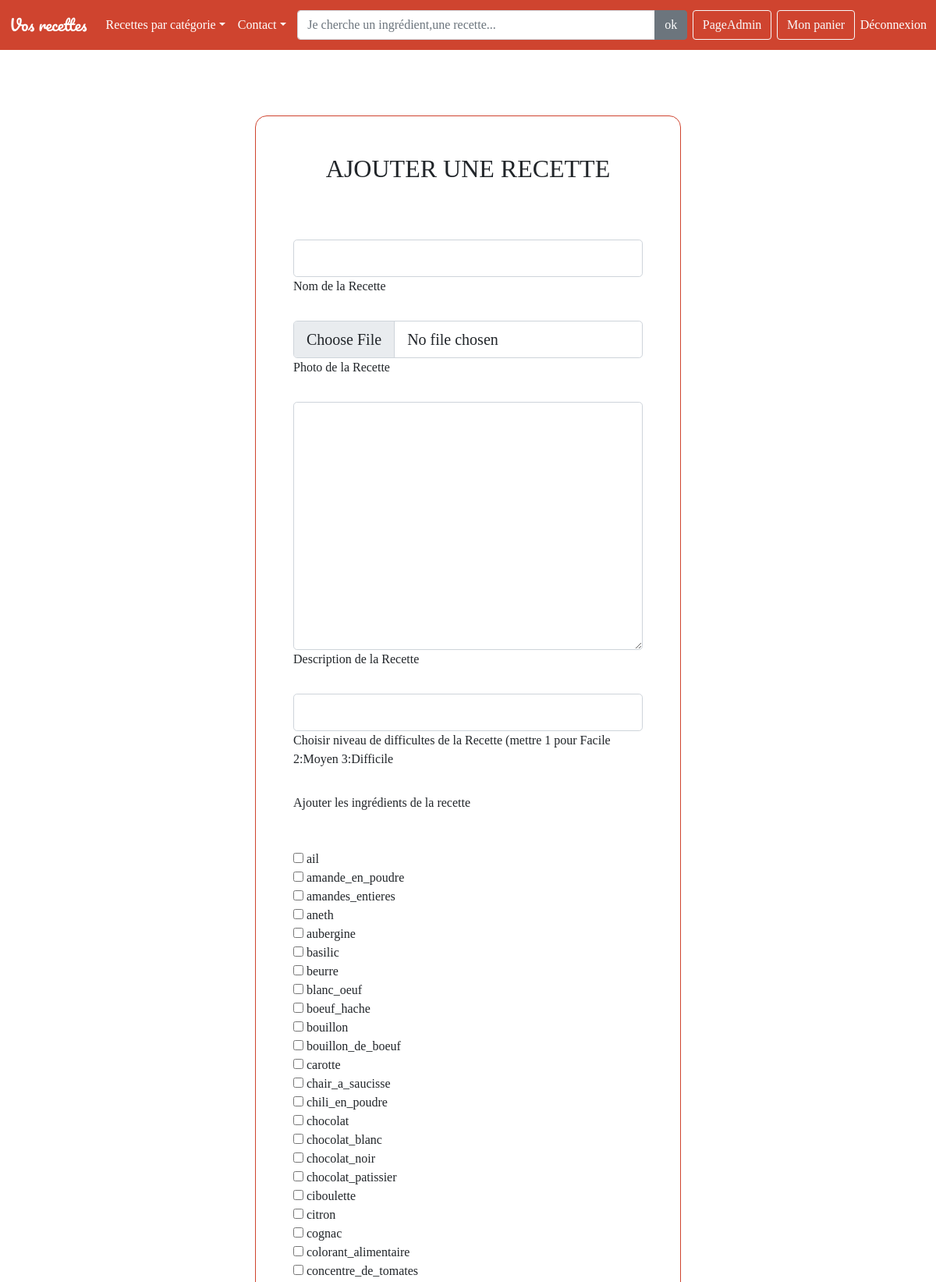
/controllerAdmin/pageAjouterUneRecette (signed in, upper part), run on the app's committed database.
### tables this page shows
CREATE TABLE IF NOT EXISTS `ingredients` (
  `idIngredients` int(11) NOT NULL AUTO_INCREMENT,
  `nomIngredients` varchar(100) NOT NULL,
  PRIMARY KEY (`idIngredients`)
);

### controllers/controllerAdmin.php (called while the page is built, shortened)
<?php
include('models/modeleAdmin.php');
function pageAjouterUneRecette()
{
    include('views/global/espaceAdmin/ajouterUneRecette.php');
}

### models/modeleAdmin.php (called while the page is built, shortened)
<?php
function ModeleAfficherTousLesIngredients()
{
    $bddPDO=connexionBDD();
    $requete='SELECT * FROM ingredients ORDER BY nomIngredients ASC';
    $resultatAfficherTousLesIngredients = $bddPDO->query($requete);
	return $resultatAfficherTousLesIngredients;
}

### views/global/espaceAdmin/ajouterUneRecette.php (the view, shortened to what this page needs)
<?php
include('views/communs/menu.php');
?>
<section  class="vh-100 bg-image">
  <div class="mask d-flex align-items-center h-100 gradient-custom-3">
    <div class="container h-100">
      <div class="row d-flex justify-content-center align-items-center h-100">
        <div class="col-12 col-md-9 col-lg-7 col-xl-6">
          <div class="card" style="border-radius: 15px;">
            <div class="card-body p-5">
              <h2 class="text-uppercase text-center mb-5">Ajouter une Recette</h2>
              <br>
              <form action="controllerAdmin/ajouterUneRecette" onsubmit="return validationFormulaire()" method="post" enctype="multipart/form-data" >
                <div class="form-outline mb-4">
                  <input type="text" id="nomRecette" name="nomRecette" class="form-control form-control-lg" >
                  <label class="form-label" for="nomRecette">Nom de la Recette</label>
                </div>
                <div class="form-outline mb-4">
                  <input type="file" id="photoRecette" name="img" class="form-control form-control-lg" >
                  <label class="form-label" for="photoRecette">Photo de la Recette</label>
                </div>
                <div class="form-outline mb-4">
                  <textarea type="textarea" id="descriptionRecette" name="descriptionRecette" class="form-control form-control-lg" rows="10" cols="30" ></textarea>
                  <label class="form-label" for="descriptionRecette">Description de la Recette</label>
                </div>
                <div class="form-outline mb-4">
                  <input type="number" id="niveauDeDifficultes" value="required" min="1" max="3" name="niveauDeDifficultes" class="form-control form-control-lg" >
                  <label class="form-label" for="niveauDeDifficultes">Choisir niveau de difficultes de la Recette (mettre 1 pour Facile  2:Moyen  3:Difficile</label>
                </div>
                <?php
                $resultAfficherTousLesIngredients = ModeleAfficherTousLesIngredients();
                $ligne = $resultAfficherTousLesIngredients->fetchAll(PDO::FETCH_ASSOC);
                echo "<label for=''>Ajouter les ingrédients de la recette</label>";
                echo "<br>";
                echo "<br>";
                echo "<br>";
                echo "<div id='ajoutIngredient'>";
                foreach($ligne as $valeur)
                {
                    echo  "<input type='checkbox' id='ingredient'  name='ingredientsRecette[]' value=$valeur[nomIngredients]>";
                    echo" <label for='ingredient'>$valeur[nomIngredients]</label>";
                    echo "<br>";
                }
                echo "</div>";
                ?>
                <br>
                <br>
                  <?php
                    echo "<br>";
                    echo "<br>";
                    echo "<br>";
                  ?>
                <br>
                <br>
                <br>
                  <br>
                  <br>
                 <br>
                 <br>
                 <br>
                 <br>
                 <br>
                  <br>
                  <br>
                <br>
              </form>
            </div>
          </div>
        </div>
      </div>
    </div>
  </div>
</section>

### assets/css/main.css (style rules this page uses)
* { margin:0; padding:0; }
body { font-family:Georgia, 'Times New Roman', Times, serif; margin-bottom: -15px; }
.card { margin-bottom: 5px; border-color: #cf442f; border-bottom-left-radius: 30px; border-bottom-right-radius: 30px; }
.card-img-top ,.card { border-top-left-radius:30px; border-top-right-radius:30px; ; }

### data on the page
ingredients: nomIngredients "ail"
ingredients: nomIngredients "amande_en_poudre"
ingredients: nomIngredients "amandes_entieres"
ingredients: nomIngredients "aneth"
ingredients: nomIngredients "aubergine"
ingredients: nomIngredients "basilic"
ingredients: nomIngredients "beurre"
ingredients: nomIngredients "blanc_oeuf"
ingredients: nomIngredients "boeuf_hache"
ingredients: nomIngredients "bouillon"
ingredients: nomIngredients "bouillon_de_boeuf"
ingredients: nomIngredients "carotte"
ingredients: nomIngredients "chair_a_saucisse"
ingredients: nomIngredients "chili_en_poudre"
ingredients: nomIngredients "chocolat"
ingredients: nomIngredients "chocolat_blanc"
ingredients: nomIngredients "chocolat_noir"
ingredients: nomIngredients "chocolat_patissier"
ingredients: nomIngredients "ciboulette"
ingredients: nomIngredients "citron"
ingredients: nomIngredients "cognac"
ingredients: nomIngredients "colorant_alimentaire"
ingredients: nomIngredients "concentre_de_tomates"
